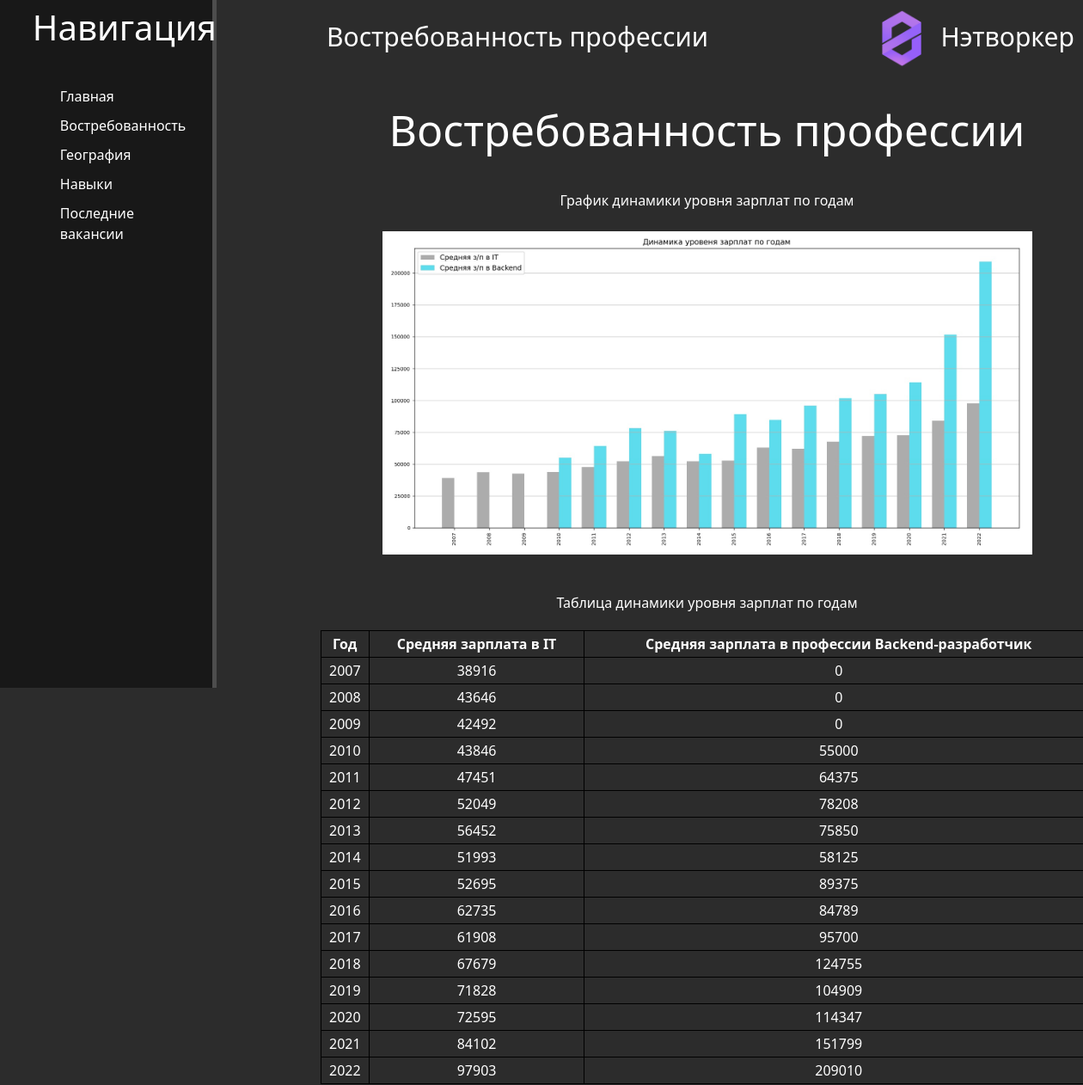
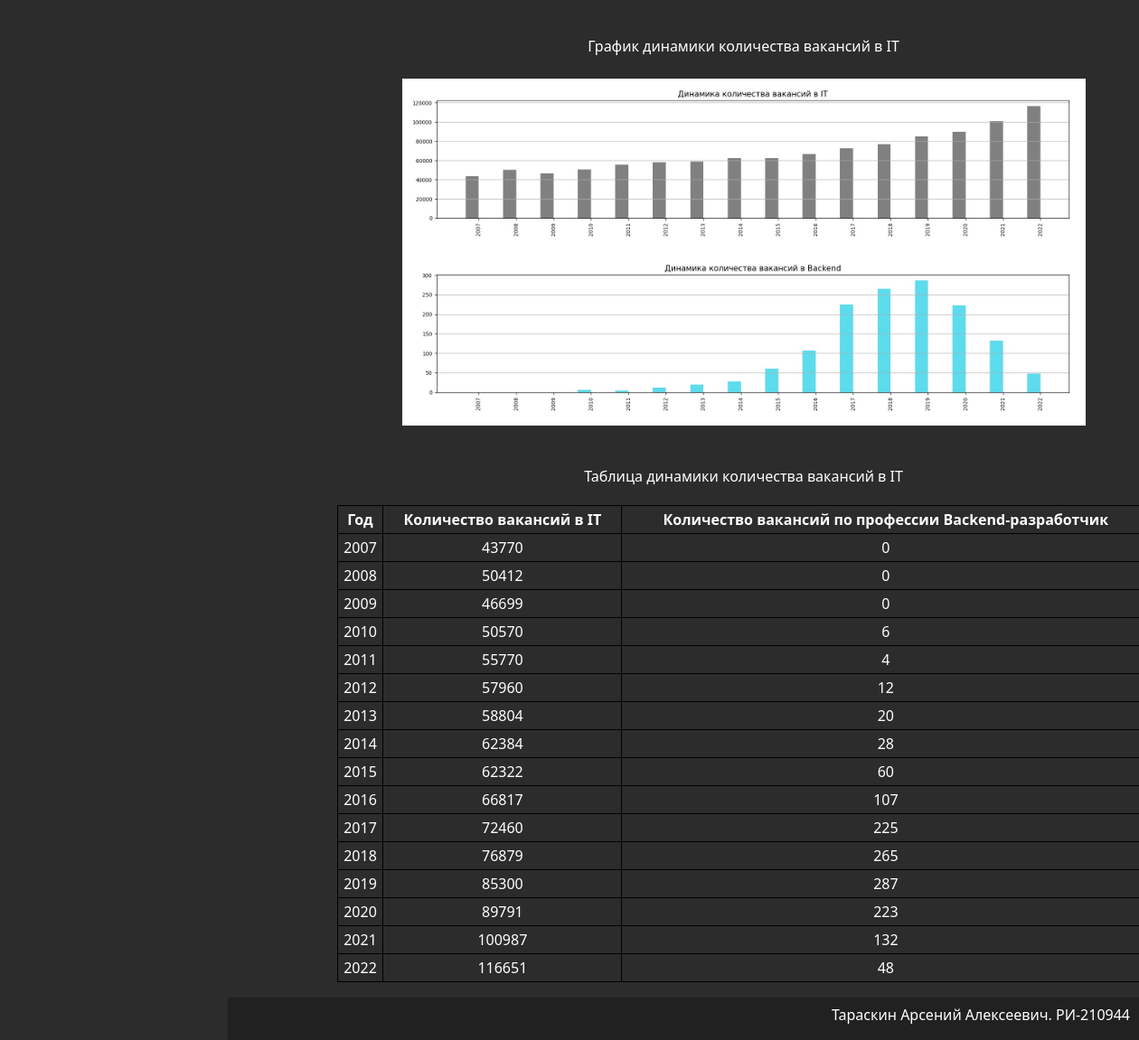
Page /demand on the earlier database version (2 pictures, top to bottom).
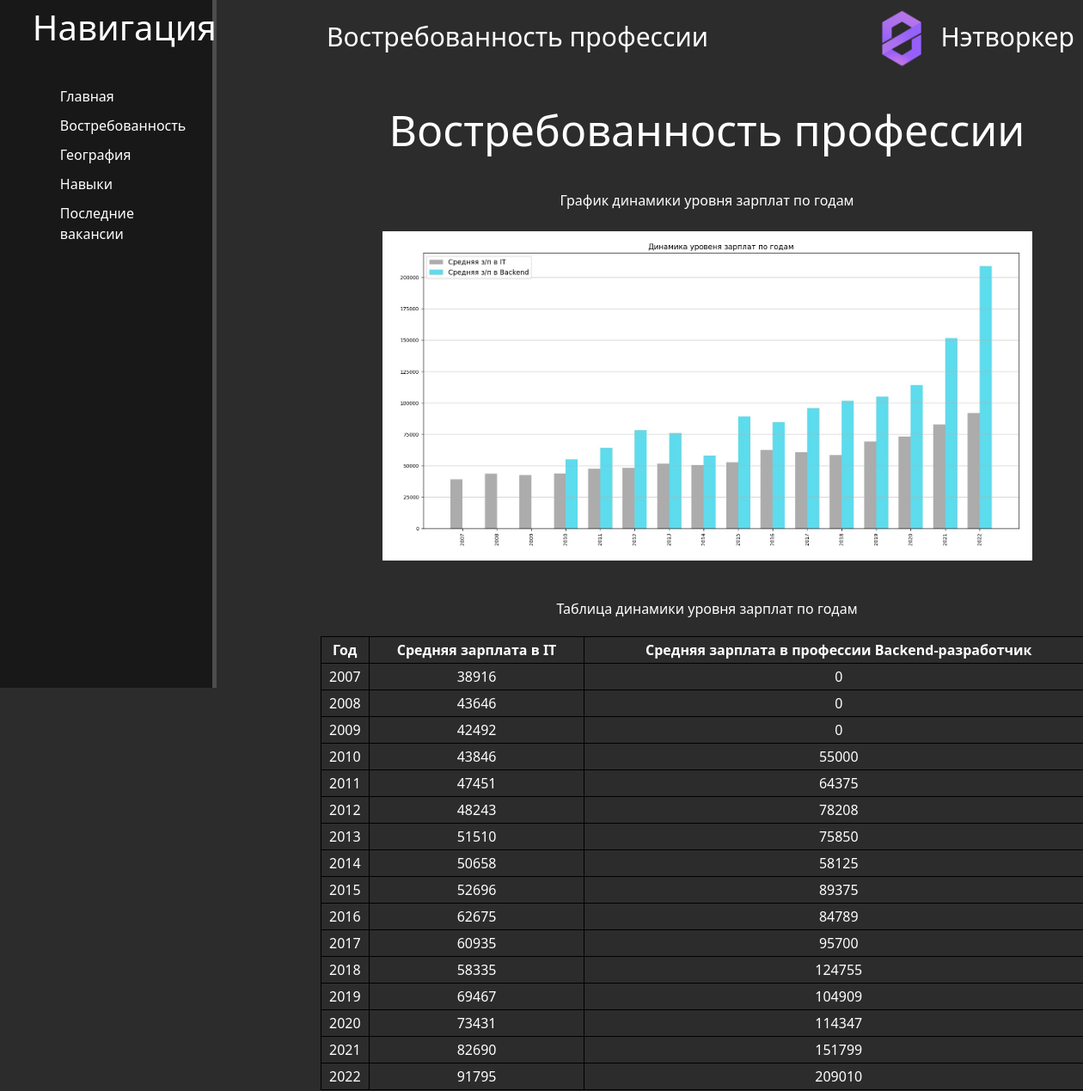
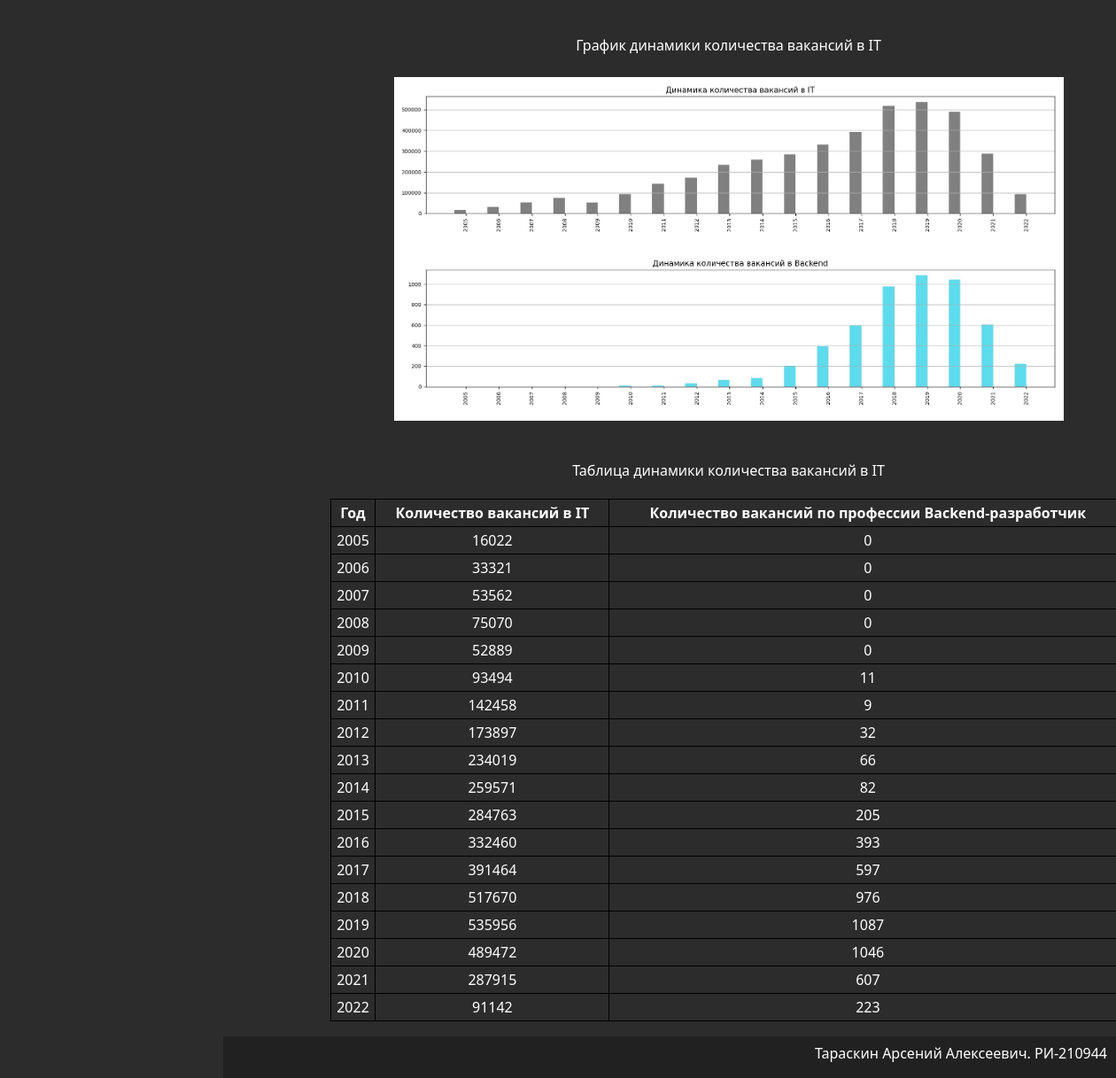
Same page on the later database version (2 pictures, top to bottom).
### main/models.py (models this page shows, shortened)
class DemandPage(models.Model):
    title = models.CharField('Заголовок', max_length=100, default='Востребованность')
    text1 = models.TextField('Текст1', default=None)
    text2 = models.TextField('Текст2', default=None)
    text3 = models.TextField('Текст3', default=None)
    text4 = models.TextField('Текст4', default=None)
    image1 = models.CharField('Ссылка на картинку1', max_length=1000, default='static/main/img/developer.png')
    image2 = models.CharField('Ссылка на картинку2', max_length=1000, default='static/main/img/developer.png')
    class Meta:
        verbose_name = 'Страница востребованность'
        verbose_name_plural = 'Страница востребованность'

class TableSalaryVacancies (models.Model):
    year = models.CharField('Год', max_length=4, default='')
    avgSalary = models.CharField('Средняя зарплата в IT', max_length=100000, default='')
    avgSalaryVac = models.CharField('Средняя зарплата Backend-разработчика', max_length=100000, default='')
    class Meta:
        verbose_name = 'Средние зарплаты'
        verbose_name_plural = 'Средние зарплаты'

class TableCountVacancies (models.Model):
    year = models.CharField('Год', max_length=4, default='')
    avgSalary = models.CharField('Количество вакансий в IT', max_length=100000, default='')
    avgSalaryVac = models.CharField('Количество вакансий по профессии Backend-разработчик', max_length=100000, default='')
    class Meta:
        verbose_name = 'Количество вакансий'
        verbose_name_plural = 'Количество вакансий'

### main/views.py (the view)
# urls.py: path('demand', include("main.urls")),
def demand(request):
    table1 = TableSalaryVacancies.objects.all().order_by('year')
    table2 = TableCountVacancies.objects.all().order_by('year')
    demandpage = DemandPage.objects.all()[0]
    return render(request, "main/demand.html", {'table1':table1, 'table2':table2, 'demandpage':demandpage})

### main/templates/main/demand.html (shortened to what this page needs)
{% extends 'main/layout.html' %}
{% block footer %} Востребованность профессии {% endblock %}
{% block content %}
<div class="features">
    <h1>{{ demandpage.title }}</h1>
    <p style="padding-top: 20px">{{ demandpage.text1 }}</p>
    <img src="{{ demandpage.image1 }}" alt="График 1" width="80%" height="80%" hspace="4" vspace="4" border="2">
    <p style="padding-top: 20px">{{ demandpage.text2 }}</p>
    <table cellpadding="4" cellspacing="2" style="background: #2c2c2c; /* Цвет фона таблицы */
    color: white; /* Цвет текста */ width: 900px; /* Ширина таблицы */
    margin: auto; ">
    <tr>
        <th style=" padding: 3px;
    border: 1px solid black;">Год</th>
        <th style=" padding: 3px;
    border: 1px solid black;">Средняя зарплата в IT</th>
        <th style=" padding: 3px;
    border: 1px solid black;">Средняя зарплата в профессии Backend-разработчик</th>
    </tr>
        {% for el in table1 %}
    <tr>
        <td style=" padding: 3px;
    border: 1px solid black;">{{ el.year }}</td>
        <td style=" padding: 3px;
    border: 1px solid black;">{{ el.avgSalary }}</td>
        <td style=" padding: 3px;
    border: 1px solid black;">{{ el.avgSalaryVac }}</td>
    </tr>
        {% endfor %}
    </table>
    <p style="padding-top: 20px">{{ demandpage.text3 }}</p>
    <img src="{{ demandpage.image2 }}" alt="График 2" width="80%" height="80%" hspace="4" vspace="4" border="2">
    <p style="padding-top: 20px">{{ demandpage.text4 }}</p>
    <table cellpadding="4" cellspacing="2" style="background: #2c2c2c; /* Цвет фона таблицы */
    color: white; /* Цвет текста */ width: 900px; /* Ширина таблицы */
    margin: auto; ">
    <tr>
        <th style=" padding: 3px;
    border: 1px solid black;">Год</th>
        <th style=" padding: 3px;
    border: 1px solid black;">Количество вакансий в IT</th>
        <th style=" padding: 3px;
    border: 1px solid black;">Количество вакансий по профессии Backend-разработчик</th>
    </tr>
        {% for elem in table2 %}
    <tr>
        <td style=" padding: 3px;
    border: 1px solid black;">{{ elem.year }}</td>
        <td style=" padding: 3px;
    border: 1px solid black;">{{ elem.avgSalary }}</td>
        <td style=" padding: 3px;
    border: 1px solid black;">{{ elem.avgSalaryVac }}</td>
    </tr>
        {% endfor %}
</table>
    <p>
</p>
</div>
{% endblock %}

Differences in the rows shown:
changed DemandPage "Востребованность профессии": image1: a different picture; image2: a different picture
changed TableSalaryVacancies (number 6 of 16 on the later page): avgSalary "52049" → "48243"
changed TableSalaryVacancies (number 7 of 16 on the later page): avgSalary "56452" → "51510"
changed TableSalaryVacancies (number 8 of 16 on the later page): avgSalary "51993" → "50658"
changed TableSalaryVacancies (number 9 of 16 on the later page): avgSalary "52695" → "52696"
changed TableSalaryVacancies (number 10 of 16 on the later page): avgSalary "62735" → "62675"
changed TableSalaryVacancies (number 11 of 16 on the later page): avgSalary "61908" → "60935"
changed TableSalaryVacancies (number 12 of 16 on the later page): avgSalary "67679" → "58335"
changed TableSalaryVacancies (number 13 of 16 on the later page): avgSalary "71828" → "69467"
changed TableSalaryVacancies (number 14 of 16 on the later page): avgSalary "72595" → "73431"
changed TableSalaryVacancies (number 15 of 16 on the later page): avgSalary "84102" → "82690"
changed TableSalaryVacancies (number 16 of 16 on the later page): avgSalary "97903" → "91795"
added TableCountVacancies: year "2005", avgSalary "16022", avgSalaryVac "0"
added TableCountVacancies: year "2006", avgSalary "33321", avgSalaryVac "0"
changed TableCountVacancies (number 3 of 18 on the later page): avgSalary "43770" → "53562"
changed TableCountVacancies (number 4 of 18 on the later page): avgSalary "50412" → "75070"
changed TableCountVacancies (number 5 of 18 on the later page): avgSalary "46699" → "52889"
changed TableCountVacancies (number 6 of 18 on the later page): avgSalary "50570" → "93494"; avgSalaryVac "6" → "11"
changed TableCountVacancies (number 7 of 18 on the later page): avgSalary "55770" → "142458"; avgSalaryVac "4" → "9"
changed TableCountVacancies (number 8 of 18 on the later page): avgSalary "57960" → "173897"; avgSalaryVac "12" → "32"
changed TableCountVacancies (number 9 of 18 on the later page): avgSalary "58804" → "234019"; avgSalaryVac "20" → "66"
changed TableCountVacancies (number 10 of 18 on the later page): avgSalary "62384" → "259571"; avgSalaryVac "28" → "82"
changed TableCountVacancies (number 11 of 18 on the later page): avgSalary "62322" → "284763"; avgSalaryVac "60" → "205"
changed TableCountVacancies (number 12 of 18 on the later page): avgSalary "66817" → "332460"; avgSalaryVac "107" → "393"
changed TableCountVacancies (number 13 of 18 on the later page): avgSalary "72460" → "391464"; avgSalaryVac "225" → "597"
changed TableCountVacancies (number 14 of 18 on the later page): avgSalary "76879" → "517670"; avgSalaryVac "265" → "976"
changed TableCountVacancies (number 15 of 18 on the later page): avgSalary "85300" → "535956"; avgSalaryVac "287" → "1087"
changed TableCountVacancies (number 16 of 18 on the later page): avgSalary "89791" → "489472"; avgSalaryVac "223" → "1046"
changed TableCountVacancies (number 17 of 18 on the later page): avgSalary "100987" → "287915"; avgSalaryVac "132" → "607"
changed TableCountVacancies (number 18 of 18 on the later page): avgSalary "116651" → "91142"; avgSalaryVac "48" → "223"
